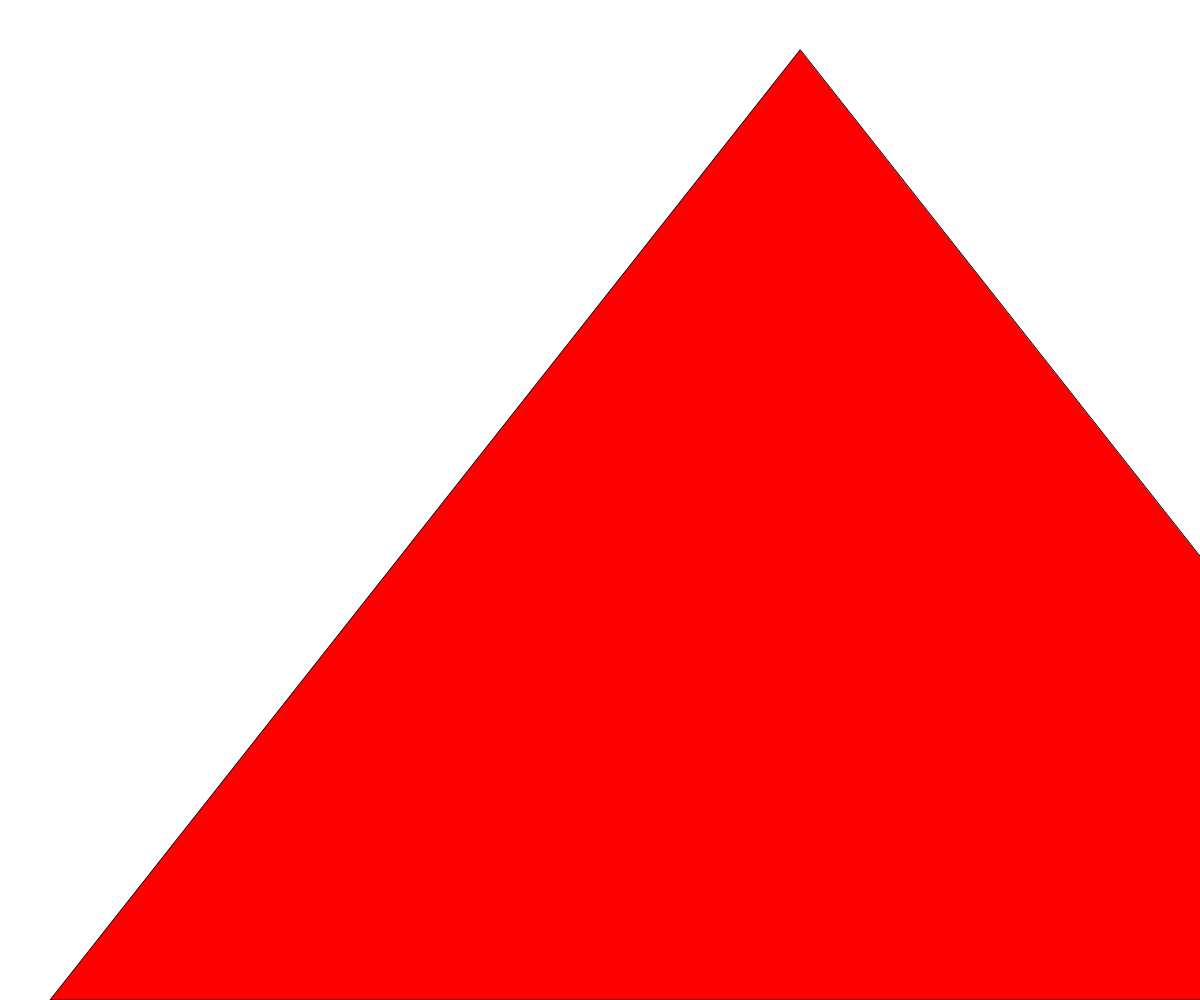
Frame 1 (no input)
Frame 60 (no input): identical to frame 1, image omitted
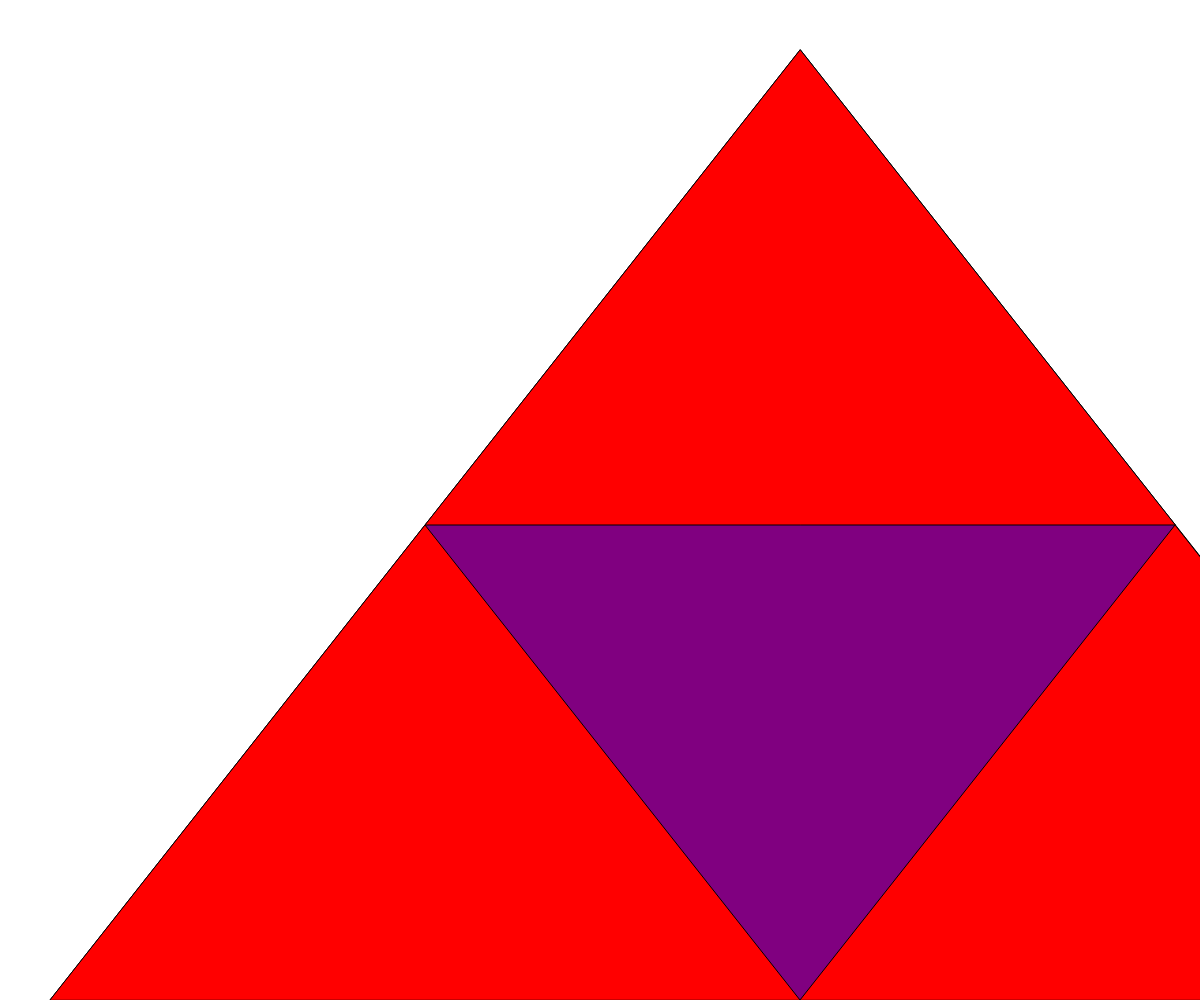
Frame 120 (the mouse pressed at the canvas centre since frame 60)

The p5.js sketch that drew these frames (run headless with seeded random() and noise() and a simulated clock; from frame 60 on, the mouse is pressed at the canvas centre):

// p5.js sketch
// ── sketch.js
// recursive zelda triangle

let initialTriangle = [{x:800, y:50 }, {x:50, y:1000}, {x:1550, y:1000}];
let thedepth = 0;
let theColors = ["red", "purple", "cyan", "green", "blue", "yellow", "pink", "brown", "orange"];
function setup() {
  createCanvas(windowWidth, windowHeight);
  zelda(initialTriangle, thedepth);
}

function mousePressed() {
  if (thedepth < 8){
    thedepth++;
    background("white");
    zelda(initialTriangle, thedepth);
  }
  
}

function draw() {
  
}

function zelda(points,depth) {
  fill(theColors[depth]);
  triangle(points[0].x, points[0].y, points[1].x, points[1].y, points[2].x, points[2].y);
  if (depth > 0) {
    zelda([points[0], midpoint(points[0], points[1]), midpoint(points[0], points[2])], depth - 1);
    zelda([points[1], midpoint(points[0], points[1]), midpoint(points[1], points[2])], depth - 1);
    zelda([points[2], midpoint(points[0], points[2]), midpoint(points[1], points[2])], depth - 1);
  }
}

function midpoint (point1, point2) {
  let midx = (point1.x +point2.x) /2;
  let midy = (point1.y +point2.y) /2;
  return {x: midx, y: midy};
}
